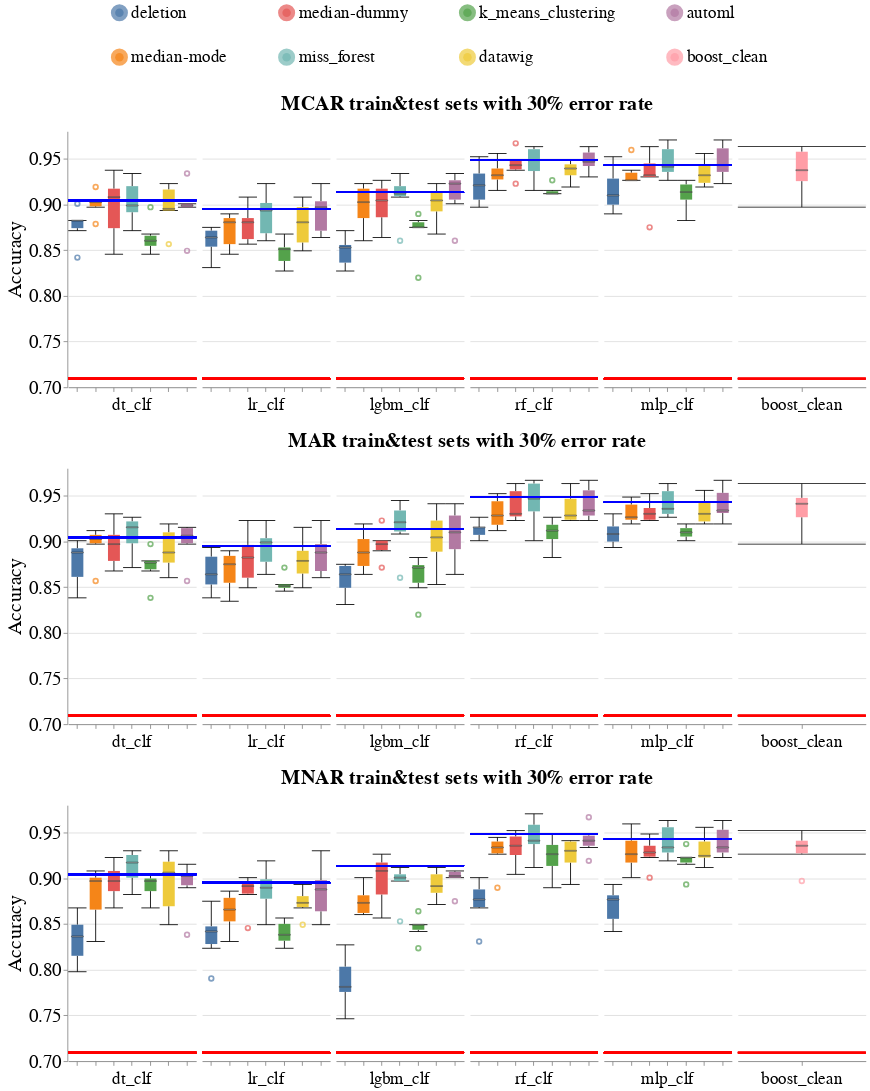

Notebook source saved alongside this figure:
### Markdown cell above
### Overall Metrics

### Code cell
create_box_plots_for_diff_imputers_and_models_exp1(dataset_name=DATASET_NAME,
                                                   metric_name='accuracy',
                                                   db_client=db_client,
                                                   evaluation_scenarios=['exp1_mcar3', 'exp1_mar3', 'exp1_mnar3'])

### Figure 1 — Vega-Lite specification as saved in the notebook (floating-point values rounded to 4 significant figures; data arrays with more than 128 entries replaced by an {"elided": "..."} marker saying what was removed)
{"config": {"view": {"continuousWidth": 400, "continuousHeight": 300, "stroke": null}, "axis": {"labelFontSize": 22, "labelFontWeight": "normal", "titleFontSize": 24, "titleFontWeight": "normal"}, "facet": {"spacing": 5}, "header": {"labelFontSize": 20, "labelOrient": "bottom", "labelPadding": 5, "titleFontSize": 24}, "legend": {"columns": 4, "direction": "vertical", "labelFontSize": 20, "labelLimit": 400, "orient": "top", "symbolOffset": 50, "symbolStrokeWidth": 10, "titleAnchor": "middle", "titleFontSize": 22, "titleLimit": 300}, "title": {"fontSize": 24}}, "vconcat": [{"facet": {"column": {"field": "Model_Name", "sort": ["dt_clf", "lr_clf", "lgbm_clf", "rf_clf", "mlp_clf"], "title": "MCAR train&test sets with 30% error rate", "type": "nominal"}}, "spec": {"layer": [{"mark": {"type": "boxplot", "median": {"stroke": "black", "strokeWidth": 0.7}, "ticks": true}, "encoding": {"color": {"field": "Null_Imputer_Name", "legend": {"columns": 4, "direction": "vertical", "orient": "top"}, "sort": ["deletion", "median-mode", "median-dummy", "miss_forest", "k_means_clustering", "datawig", "automl", "boost_clean"], "title": null, "type": "nominal"}, "x": {"axis": {"labels": false}, "field": "Null_Imputer_Name", "sort": ["deletion", "median-mode", "median-dummy", "miss_forest", "k_means_clustering", "datawig", "automl", "boost_clean"], "title": null, "type": "nominal"}, "y": {"field": "Metric_Value", "scale": {"zero": false}, "title": "Accuracy", "type": "quantitative"}}}, {"mark": "rule", "encoding": {"color": {"value": "blue"}, "size": {"value": 2}, "y": {"field": "Baseline_Median", "type": "quantitative"}}}, {"mark": "rule", "encoding": {"color": {"value": "red"}, "size": {"value": 2}, "y": {"field": "Base_Rate", "type": "quantitative"}}}], "width": 150}, "resolve": {"scale": {"x": "independent"}}}, {"data": {"name": "data-4ec85ba4560bf067664107521d5f09de"}, "facet": {"column": {"field": "Model_Name", "sort": ["dt_clf", "lr_clf", "lgbm_clf", "rf_clf", "mlp_clf"], "title": "MAR train&test sets with 30% error rate", "type": "nominal"}}, "spec": {"layer": [{"mark": {"type": "boxplot", "median": {"stroke": "black", "strokeWidth": 0.7}, "ticks": true}, "encoding": {"color": {"field": "Null_Imputer_Name", "legend": {"columns": 4, "direction": "vertical", "orient": "top"}, "sort": ["deletion", "median-mode", "median-dummy", "miss_forest", "k_means_clustering", "datawig", "automl", "boost_clean"], "title": null, "type": "nominal"}, "x": {"axis": {"labels": false}, "field": "Null_Imputer_Name", "sort": ["deletion", "median-mode", "median-dummy", "miss_forest", "k_means_clustering", "datawig", "automl", "boost_clean"], "title": null, "type": "nominal"}, "y": {"field": "Metric_Value", "scale": {"zero": false}, "title": "Accuracy", "type": "quantitative"}}}, {"mark": "rule", "encoding": {"color": {"value": "blue"}, "size": {"value": 2}, "y": {"field": "Baseline_Median", "type": "quantitative"}}}, {"mark": "rule", "encoding": {"color": {"value": "red"}, "size": {"value": 2}, "y": {"field": "Base_Rate", "type": "quantitative"}}}], "width": 150}, "resolve": {"scale": {"x": "independent"}}}, {"data": {"name": "data-3c2ab81665a14a5fee014c32cb4e25d7"}, "facet": {"column": {"field": "Model_Name", "sort": ["dt_clf", "lr_clf", "lgbm_clf", "rf_clf", "mlp_clf"], "title": "MNAR train&test sets with 30% error rate", "type": "nominal"}}, "spec": {"layer": [{"mark": {"type": "boxplot", "median": {"stroke": "black", "strokeWidth": 0.7}, "ticks": true}, "encoding": {"color": {"field": "Null_Imputer_Name", "legend": {"columns": 4, "direction": "vertical", "orient": "top"}, "sort": ["deletion", "median-mode", "median-dummy", "miss_forest", "k_means_clustering", "datawig", "automl", "boost_clean"], "title": null, "type": "nominal"}, "x": {"axis": {"labels": false}, "field": "Null_Imputer_Name", "sort": ["deletion", "median-mode", "median-dummy", "miss_forest", "k_means_clustering", "datawig", "automl", "boost_clean"], "title": null, "type": "nominal"}, "y": {"field": "Metric_Value", "scale": {"zero": false}, "title": "Accuracy", "type": "quantitative"}}}, {"mark": "rule", "encoding": {"color": {"value": "blue"}, "size": {"value": 2}, "y": {"field": "Baseline_Median", "type": "quantitative"}}}, {"mark": "rule", "encoding": {"color": {"value": "red"}, "size": {"value": 2}, "y": {"field": "Base_Rate", "type": "quantitative"}}}], "width": 150}, "resolve": {"scale": {"x": "independent"}}}], "data": {"name": "data-cd6a77da8ec7355a33d91c127a3b7f2c"}, "$schema": "https://vega.github.io/schema/vega-lite/v4.17.0.json", "datasets": {"data-cd6a77da8ec7355a33d91c127a3b7f2c": {"elided": "216 records"}, "data-4ec85ba4560bf067664107521d5f09de": {"elided": "216 records"}, "data-3c2ab81665a14a5fee014c32cb4e25d7": {"elided": "216 records"}}}
